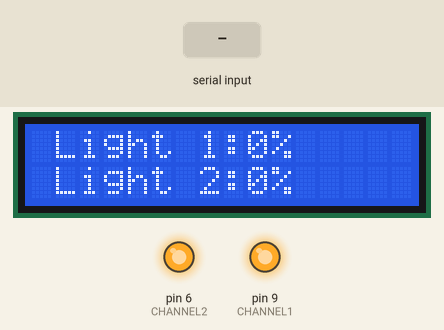
This sketch was run on a simulated Arduino Uno, built with avr-gcc and run on an emulated ATmega328P. On the bench: 16×2 character LCD, output pins drawn as LEDs (lit = HIGH). Inputs (shaded band) come from the test bench. What the sketch prints to the serial monitor is not drawn.

Above: at 1.3 s.
1.4 s: "1/90/45\n" received over the second serial link
At 2.2 s:
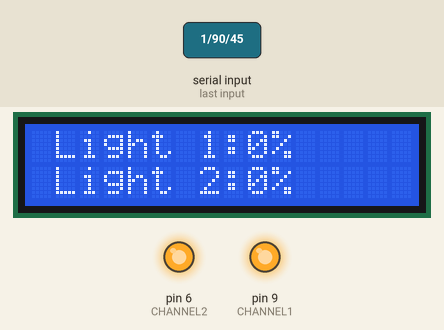
3.2 s: "1/90\n" received over the second serial link
At 3.6 s:
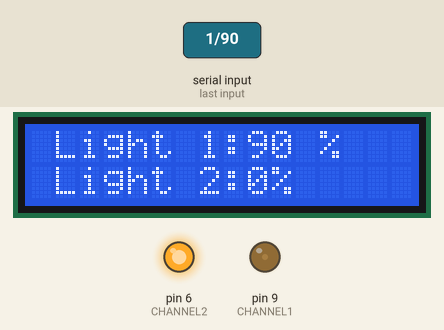
Timing chart, 0 to 6.2 s (numbered marks = the images above; inputs shaded):
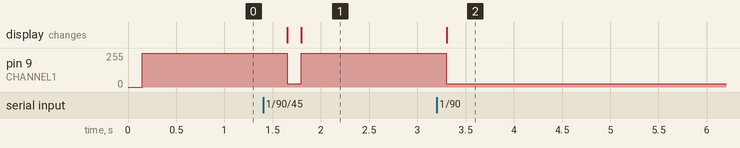

Measured:
- after the input at 1.4 s, pin 9 (CHANNEL1): 255/255 → 25/255 after 0.25 s, → 255/255 0.15 s later; the display: first changes after 0.25 s (image 1 shows a later state)
- after the input at 3.2 s, pin 9 (CHANNEL1): 255/255 → 25/255 after 0.10 s; the display: changes after 0.10 s (image 2)

The sketch:

StreetLight.ino
```cpp
#include <LiquidCrystal_I2C.h>

#include <Wire.h>


#include <SoftwareSerial.h>

#define CHANNEL1 9
#define CHANNEL2 6

SoftwareSerial XBEE(10, 11); // RX, TX
LiquidCrystal_I2C lcd(0x27, 16, 2);//Communicate with LCD

char c[7];
uint8_t i = 0;
String str;
void setup() {
  // Open serial communications and wait for port to open:
  lcd.init();
  lcd.init();
  lcd.backlight();
  lcd.setCursor(1,0);
  lcd.print("Light 1:");
  lcd.print("0%");
  lcd.setCursor(1,1);
  lcd.print("Light 2:");
  lcd.print("0%");
  Serial.begin(9600);
  pinMode(CHANNEL1, OUTPUT);
  pinMode(CHANNEL2, OUTPUT);
  while (!Serial) {
    ; // wait for serial port to connect. Needed for native USB port only
  }

  // set the data rate for the SoftwareSerial port
  XBEE.begin(9600);
  analogWrite(CHANNEL1, 255);
  analogWrite(CHANNEL2, 255);
}
//Read Serial
void loop() { // run over and over
  while (XBEE.available())
  {
    c[i] = XBEE.read();
    i++;
  }

  i = 0;
  str = c;

  for (int j = 0; j < 7; j++)
  {
    c[j] = '\0';
  }

  if (str[1] == '/')
  {
    int channel = str[0] - '0';

    if (channel == 1)
    {
      String value1 = str.substring(2, str.length());

      Serial.println(value1);
//
      uint8_t percent1 = value1.toInt();
      int pwm1 = 255-percent1*2.55;
      analogWrite(CHANNEL1, pwm1);
      lcd.setCursor(9,0);
      lcd.print(percent1);
      lcd.setCursor(9+value1.length(),0);
      lcd.print("%");
      lcd.setCursor(9+value1.length()+1,0);
      lcd.print(" ");
    }
    else if (channel == 2)
    {
      String value2 = str.substring(2, str.length());

      Serial.println(value2);

      uint8_t percent2 = value2.toInt();
      int pwm2 = 255-percent2*2.55;
      analogWrite(CHANNEL2, pwm2);
      lcd.setCursor(9,1);
      lcd.print(percent2);
      lcd.setCursor(9+value2.length(),1);
      lcd.print("%");
      lcd.setCursor(9+value2.length()+1,1);
      lcd.print(" ");
    }
  }

  delay(500);
}
```
